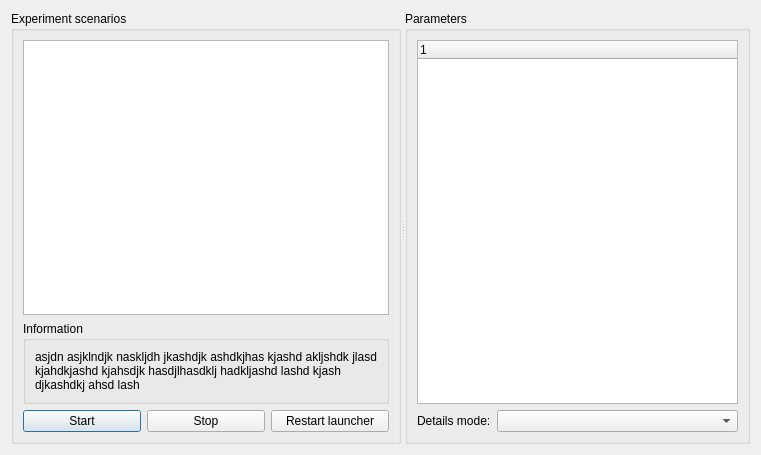
<?xml version="1.0" encoding="UTF-8"?>
<ui version="4.0">
 <class>ObciLauncher</class>
 <widget class="QDialog" name="ObciLauncher">
  <property name="geometry">
   <rect>
    <x>0</x>
    <y>0</y>
    <width>761</width>
    <height>455</height>
   </rect>
  </property>
  <property name="windowTitle">
   <string>Obci Launcher</string>
  </property>
  <layout class="QGridLayout" name="gridLayout">
   <item row="0" column="0">
    <widget class="QSplitter" name="splitter">
     <property name="orientation">
      <enum>Qt::Horizontal</enum>
     </property>
     <widget class="QGroupBox" name="groupBox">
      <property name="title">
       <string>Experiment scenarios</string>
      </property>
      <layout class="QVBoxLayout" name="verticalLayout">
       <item>
        <widget class="QTableWidget" name="scenarios">
         <property name="columnCount">
          <number>2</number>
         </property>
         <attribute name="horizontalHeaderVisible">
          <bool>false</bool>
         </attribute>
         <column/>
         <column/>
        </widget>
       </item>
       <item>
        <widget class="QGroupBox" name="groupBox_3">
         <property name="minimumSize">
          <size>
           <width>0</width>
           <height>50</height>
          </size>
         </property>
         <property name="title">
          <string>Information</string>
         </property>
         <layout class="QGridLayout" name="gridLayout_2">
          <item row="0" column="0">
           <widget class="QLabel" name="info">
            <property name="text">
             <string>asjdn asjklndjk naskljdh jkashdjk ashdkjhas kjashd akljshdk jlasd kjahdkjashd kjahsdjk hasdjlhasdklj hadkljashd lashd kjash djkashdkj ahsd lash</string>
            </property>
            <property name="wordWrap">
             <bool>true</bool>
            </property>
            <property name="openExternalLinks">
             <bool>true</bool>
            </property>
           </widget>
          </item>
         </layout>
        </widget>
       </item>
       <item>
        <layout class="QHBoxLayout" name="horizontalLayout">
         <item>
          <widget class="QPushButton" name="start_button">
           <property name="text">
            <string>Start</string>
           </property>
          </widget>
         </item>
         <item>
          <widget class="QPushButton" name="stop_button">
           <property name="text">
            <string>Stop</string>
           </property>
          </widget>
         </item>
         <item>
          <widget class="QPushButton" name="reset_button">
           <property name="text">
            <string>Restart launcher</string>
           </property>
          </widget>
         </item>
        </layout>
       </item>
      </layout>
     </widget>
     <widget class="QGroupBox" name="parameters_of">
      <property name="title">
       <string>Parameters</string>
      </property>
      <layout class="QGridLayout" name="gridLayout_3">
       <item row="0" column="0">
        <widget class="QTreeWidget" name="parameters">
         <column>
          <property name="text">
           <string notr="true">1</string>
          </property>
         </column>
        </widget>
       </item>
       <item row="1" column="0">
        <layout class="QHBoxLayout" name="horizontalLayout_4">
         <item>
          <widget class="QLabel" name="details_label">
           <property name="text">
            <string>Details mode:</string>
           </property>
          </widget>
         </item>
         <item>
          <widget class="QComboBox" name="details_mode">
           <property name="sizePolicy">
            <sizepolicy hsizetype="Expanding" vsizetype="Fixed">
             <horstretch>0</horstretch>
             <verstretch>0</verstretch>
            </sizepolicy>
           </property>
          </widget>
         </item>
        </layout>
       </item>
      </layout>
     </widget>
    </widget>
   </item>
  </layout>
 </widget>
 <resources/>
 <connections/>
</ui>
